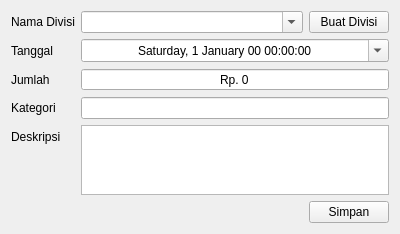
<?xml version="1.0" encoding="UTF-8"?>
<ui version="4.0">
 <class>AddExpenseDialog</class>
 <widget class="QDialog" name="AddExpenseDialog">
  <property name="geometry">
   <rect>
    <x>0</x>
    <y>0</y>
    <width>400</width>
    <height>229</height>
   </rect>
  </property>
  <property name="minimumSize">
   <size>
    <width>400</width>
    <height>0</height>
   </size>
  </property>
  <property name="windowTitle">
   <string>Catat Pengeluaran</string>
  </property>
  <layout class="QVBoxLayout" name="verticalLayout">
   <item>
    <layout class="QFormLayout" name="formLayout">
     <item row="0" column="0">
      <widget class="QLabel" name="label">
       <property name="text">
        <string>Nama Divisi</string>
       </property>
      </widget>
     </item>
     <item row="0" column="1">
      <layout class="QHBoxLayout" name="horizontalLayout" stretch="1,0">
       <item>
        <widget class="QComboBox" name="comboBox">
         <property name="editable">
          <bool>true</bool>
         </property>
         <property name="insertPolicy">
          <enum>QComboBox::NoInsert</enum>
         </property>
         <property name="modelColumn">
          <number>1</number>
         </property>
        </widget>
       </item>
       <item>
        <widget class="QPushButton" name="pushButton">
         <property name="text">
          <string>Buat Divisi</string>
         </property>
         <property name="autoDefault">
          <bool>false</bool>
         </property>
        </widget>
       </item>
      </layout>
     </item>
     <item row="1" column="0">
      <widget class="QLabel" name="label_2">
       <property name="text">
        <string>Tanggal</string>
       </property>
      </widget>
     </item>
     <item row="2" column="0">
      <widget class="QLabel" name="label_3">
       <property name="text">
        <string>Jumlah</string>
       </property>
      </widget>
     </item>
     <item row="2" column="1">
      <widget class="QSpinBox" name="spinBox">
       <property name="alignment">
        <set>Qt::AlignCenter</set>
       </property>
       <property name="buttonSymbols">
        <enum>QAbstractSpinBox::NoButtons</enum>
       </property>
       <property name="showGroupSeparator" stdset="0">
        <bool>true</bool>
       </property>
       <property name="prefix">
        <string>Rp. </string>
       </property>
       <property name="maximum">
        <number>999999999</number>
       </property>
       <property name="singleStep">
        <number>1000</number>
       </property>
      </widget>
     </item>
     <item row="3" column="0">
      <widget class="QLabel" name="label_4">
       <property name="text">
        <string>Kategori</string>
       </property>
      </widget>
     </item>
     <item row="3" column="1">
      <widget class="QLineEdit" name="lineEdit"/>
     </item>
     <item row="4" column="0">
      <widget class="QLabel" name="label_5">
       <property name="text">
        <string>Deskripsi</string>
       </property>
      </widget>
     </item>
     <item row="4" column="1">
      <widget class="QPlainTextEdit" name="plainTextEdit">
       <property name="maximumSize">
        <size>
         <width>16777215</width>
         <height>71</height>
        </size>
       </property>
       <property name="tabChangesFocus">
        <bool>true</bool>
       </property>
      </widget>
     </item>
     <item row="1" column="1">
      <widget class="QDateTimeEdit" name="dateTimeEdit">
       <property name="alignment">
        <set>Qt::AlignCenter</set>
       </property>
       <property name="buttonSymbols">
        <enum>QAbstractSpinBox::NoButtons</enum>
       </property>
       <property name="displayFormat">
        <string>dddd, d MMMM yy HH:mm:ss</string>
       </property>
       <property name="calendarPopup">
        <bool>true</bool>
       </property>
      </widget>
     </item>
    </layout>
   </item>
   <item alignment="Qt::AlignRight">
    <widget class="QPushButton" name="pushButton2">
     <property name="text">
      <string>Simpan</string>
     </property>
     <property name="autoDefault">
      <bool>false</bool>
     </property>
    </widget>
   </item>
  </layout>
 </widget>
 <resources/>
 <connections/>
</ui>
